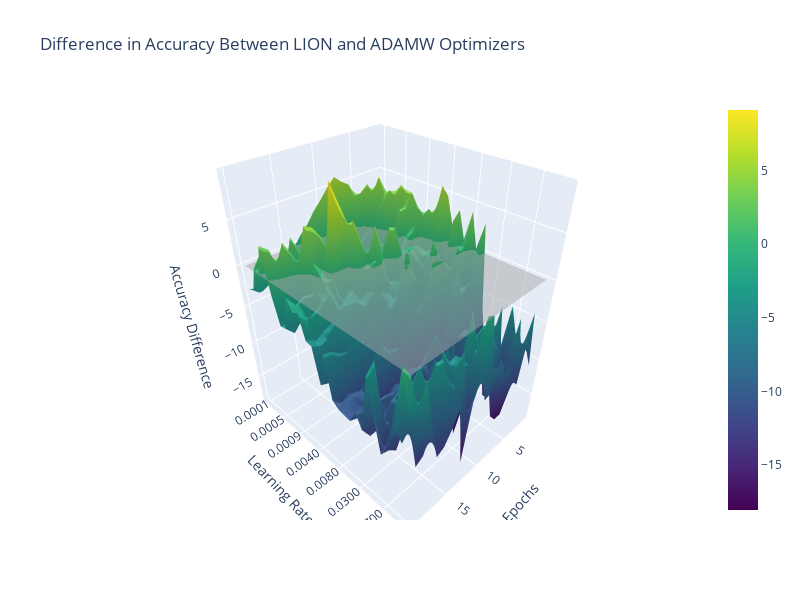

The code cell stored with this chart in its notebook:
### Code cell
import json
import numpy as np
import plotly.graph_objs as go

# File names

file_names = [
    "adamW_learningRate_ablation_valid_accuracy.json",
    "lion_learningRate_ablation_valid_accuracy.json"
]

# Initialize lists to store data for both files
data_adamW = []
data_lion = []

# Load data from both files
for file_name in file_names:
    with open(f'{file_name}', 'r') as file:
        data = json.load(file)
        if "adamW" in file_name:
            data_adamW = [values for lr, values in data.items()]
        elif "lion" in file_name:
            data_lion = [values for lr, values in data.items()]
""
# Convert the accuracy data to 2D NumPy arrays
accuracy_data_adamW = np.array(data_adamW)
accuracy_data_lion = np.array(data_lion)

# Calculate the difference
accuracy_difference = accuracy_data_lion - accuracy_data_adamW


# Create a 2D grid for X and Y (epochs and Learning Rates)
epochs = np.arange(1, len(accuracy_difference[0]) + 1)
learning_rates = np.array([f"{float(lr):.4f}" for lr in data.keys()])
learning_rates = np.array([(str(lr)) for lr in learning_rates])


# Create a trace for the 3D surface plot of the difference
trace_diff = go.Surface(x=epochs, y=learning_rates,
                        z=accuracy_difference, colorscale='Viridis')


# Create a trace for the light shape plane at z = 0
z_zero_plane = np.zeros(accuracy_difference.shape)
trace_zero_plane = go.Surface(
    x=epochs,
    y=learning_rates,
    z=z_zero_plane,
    colorscale='Greys',
    showscale=False,
    opacity=0.5
)


# Create a layout for the plot
layout_diff = go.Layout(
    scene=dict(
        xaxis=dict(title='Epochs'),
        yaxis=dict(title='Learning Rate'),
        zaxis=dict(title='Accuracy Difference'),
    ),
    title='Difference in Accuracy Between LION and ADAMW Optimizers',
    width=800,  # Set the width of the plot
    height=600,  # Set the height of the plot
)

# Create a figure and add the traces with the layouts
fig_diff = go.Figure(data=[trace_diff, trace_zero_plane], layout=layout_diff)
fig_diff.show()

### Figure 1 — Plotly figure (JSON) as saved in the notebook; plotly's stock layout.template omitted (floating-point values rounded to 4 significant figures; data arrays with more than 128 entries replaced by an {"elided": "..."} marker saying what was removed)
{"data": [{"colorscale": [[0, "#440154"], [0.1111, "#482878"], [0.2222, "#3e4989"], [0.3333, "#31688e"], [0.4444, "#26828e"], [0.5556, "#1f9e89"], [0.6667, "#35b779"], [0.7778, "#6ece58"], [0.8889, "#b5de2b"], [1, "#fde725"]], "type": "surface", "x": [1, 2, 3, 4, 5, 6, 7, 8, 9, 10, 11, 12, 13, 14, 15, 16, 17, 18, 19, 20], "y": ["0.0001", "0.0002", "0.0003", "0.0004", "0.0005", "0.0006", "0.0007", "0.0008", "0.0009", "0.0010", "0.0020", "0.0030", "0.0040", "0.0050", "0.0060", "0.0070", "0.0080", "0.0090", "0.0100", "0.0200", "0.0300", "0.0400", "0.0500", "0.0600", "0.0700", "0.0800", "0.0900", "0.1000"], "z": {"elided": "28x20 float values"}}, {"colorscale": [[0, "rgb(255,255,255)"], [0.125, "rgb(240,240,240)"], [0.25, "rgb(217,217,217)"], [0.375, "rgb(189,189,189)"], [0.5, "rgb(150,150,150)"], [0.625, "rgb(115,115,115)"], [0.75, "rgb(82,82,82)"], [0.875, "rgb(37,37,37)"], [1, "rgb(0,0,0)"]], "opacity": 0.5, "showscale": false, "type": "surface", "x": [1, 2, 3, 4, 5, 6, 7, 8, 9, 10, 11, 12, 13, 14, 15, 16, 17, 18, 19, 20], "y": ["0.0001", "0.0002", "0.0003", "0.0004", "0.0005", "0.0006", "0.0007", "0.0008", "0.0009", "0.0010", "0.0020", "0.0030", "0.0040", "0.0050", "0.0060", "0.0070", "0.0080", "0.0090", "0.0100", "0.0200", "0.0300", "0.0400", "0.0500", "0.0600", "0.0700", "0.0800", "0.0900", "0.1000"], "z": {"elided": "28x20 int values"}}], "layout": {"height": 600, "scene": {"xaxis": {"title": {"text": "Epochs"}}, "yaxis": {"title": {"text": "Learning Rate"}}, "zaxis": {"title": {"text": "Accuracy Difference"}}}, "title": {"text": "Difference in Accuracy Between LION and ADAMW Optimizers"}, "width": 800}}
